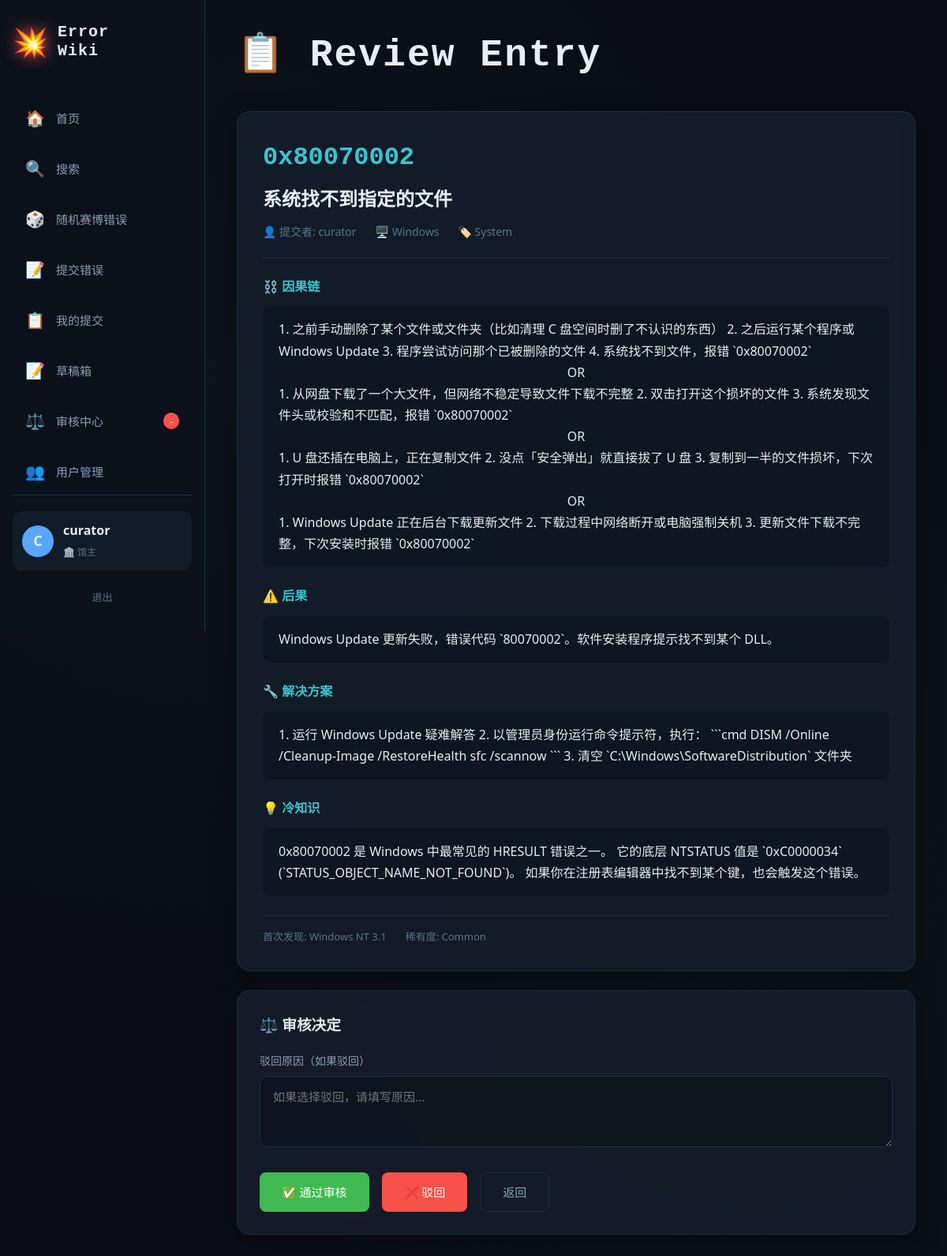
/review/1 (signed in), run on the app's committed database.
### app.py (models this page shows, shortened)
class User(UserMixin, db.Model):
    id = db.Column(db.Integer, primary_key=True)
    username = db.Column(db.String(50), nullable=False, unique=True)
    email = db.Column(db.String(100), nullable=False, unique=True)
    password_hash = db.Column(db.String(200), nullable=False)
    role = db.Column(db.String(20), default=ROLE_USER)
    bio = db.Column(db.String(200), default='')
    created_at = db.Column(db.DateTime, default=datetime.now(timezone.utc))
    submitted_errors = db.relationship('ErrorEntry', backref='submitter', lazy=True,
                                       foreign_keys='ErrorEntry.submitter_id')
    reviewed_errors = db.relationship('ErrorEntry', backref='reviewer', lazy=True,
                                      foreign_keys='ErrorEntry.reviewer_id')
    def is_moderator(self):
        return self.role in [ROLE_ADMIN, ROLE_MODERATOR]

class ErrorEntry(db.Model):
    id = db.Column(db.Integer, primary_key=True)
    error_code = db.Column(db.String(50), nullable=False)
    title = db.Column(db.String(200), nullable=False)
    platform = db.Column(db.String(50))
    category = db.Column(db.String(50))
    cause_chain = db.Column(db.Text)      # 支持 Markdown
    consequences = db.Column(db.Text)     # 支持 Markdown
    solution = db.Column(db.Text)         # 支持 Markdown
    first_seen = db.Column(db.String(50))
    rarity = db.Column(db.String(20))
    fun_fact = db.Column(db.Text)         # 支持 Markdown
    status = db.Column(db.String(20), default=STATUS_DRAFT)
    submitter_id = db.Column(db.Integer, db.ForeignKey('user.id'))
    reviewer_id = db.Column(db.Integer, db.ForeignKey('user.id'))
    review_comment = db.Column(db.Text)
    submitted_at = db.Column(db.DateTime, default=datetime.now(timezone.utc))
    reviewed_at = db.Column(db.DateTime)
    notes = db.Column(db.Text)
    created_at = db.Column(db.DateTime, default=datetime.now(timezone.utc))  # 创建时间
    updated_at = db.Column(db.DateTime, default=datetime.now(timezone.utc), onupdate=datetime.now(timezone.utc))  # 更新时间

### app.py (the view, shortened to what this page needs)
@app.route('/review/<int:error_id>', methods=['GET', 'POST'])
@moderator_required
def review_error(error_id):
    error = ErrorEntry.query.get_or_404(error_id)
    return render_template('review_detail.html', error=error)

### app.py (called while the page is built)
@login_manager.user_loader
def load_user(user_id):
    return User.query.get(int(user_id))

def moderator_required(f):
    @wraps(f)
    def decorated_function(*args, **kwargs):
        if not current_user.is_authenticated:
            return login_manager.unauthorized()
        if not current_user.is_moderator():
            flash('⚠️ 需要审核员权限', 'error')
            return redirect(url_for('index'))
        return f(*args, **kwargs)
    return decorated_function

@app.context_processor
def utility_processor():
    return {
        'STATUS_PRIVATE_DRAFT': STATUS_PRIVATE_DRAFT,
        'STATUS_DRAFT': STATUS_DRAFT,
        'STATUS_PUBLISHED': STATUS_PUBLISHED,
        'STATUS_REJECTED': STATUS_REJECTED,
        'ROLE_ADMIN': ROLE_ADMIN,
        'ROLE_MODERATOR': ROLE_MODERATOR,
    }

### templates/review_detail.html (shortened to what this page needs)
{% extends "base.html" %}
{% block content %}
<div class="review-container">
    <div class="page-header">
        <h1 class="page-title">📋 Review Entry</h1>
    </div>
    <div class="preview-section glass-card">
        <div class="preview-header">
            <span class="preview-code">{{ error.error_code }}</span>
            <h2>{{ error.title }}</h2>
            <div class="preview-meta">
                <span>👤 提交者: {{ error.submitter.username if error.submitter else '未知' }}</span>
                <span>🖥️ {{ error.platform }}</span>
                <span>🏷️ {{ error.category or '未分类' }}</span>
            </div>
        </div>
        <div class="preview-body">
            <div class="preview-section-item">
                <h3>⛓️ 因果链</h3>
                <div class="preview-content-box">
                    {{ error.cause_chain|safe if error.cause_chain else '（未填写）' }}
                </div>
            </div>
            <div class="preview-section-item">
                <h3>⚠️ 后果</h3>
                <div class="preview-content-box">
                    {{ error.consequences or '（未填写）' }}
                </div>
            </div>
            <div class="preview-section-item">
                <h3>🔧 解决方案</h3>
                <div class="preview-content-box">
                    {{ error.solution or '（未填写）' }}
                </div>
            </div>
            <div class="preview-section-item">
                <h3>💡 冷知识</h3>
                <div class="preview-content-box">
                    {{ error.fun_fact or '（未填写）' }}
                </div>
            </div>
            <div class="preview-meta-footer">
                <span>首次发现: {{ error.first_seen or '未知' }}</span>
                <span>稀有度: {{ error.rarity or 'Common' }}</span>
            </div>
        </div>
    </div>
    <div class="review-actions-card glass-card">
        <h3>⚖️ 审核决定</h3>
        <form method="POST" action="{{ url_for('review_error', error_id=error.id) }}">
            <div class="form-group">
                <label for="review_comment">驳回原因（如果驳回）</label>
                <textarea name="review_comment" id="review_comment" class="form-control" rows="3"
                          placeholder="如果选择驳回，请填写原因..."></textarea>
            </div>
            <div class="action-buttons">
                <button type="submit" name="action" value="approve" class="approve-btn">✅ 通过审核</button>
                <button type="submit" name="action" value="reject" class="reject-btn">❌ 驳回</button>
                <a href="{{ url_for('review_dashboard') }}" class="cancel-btn">返回</a>
            </div>
        </form>
    </div>
</div>
{% endblock %}

### templates/base.html (shortened to what this page needs)
<!DOCTYPE html>
<html lang="zh">
<head>
    <link rel="stylesheet" href="{{ url_for('static', filename='css/style.css') }}">
</head>
<body>
    <div class="app-wrapper">
        <nav class="sidebar">
            <div class="sidebar-header">
                <a href="/" class="logo">
                    <span class="logo-icon">💥</span>
                    <span class="logo-text">Error<br>Wiki</span>
                </a>
            </div>
            <div class="sidebar-nav">
                <a href="/" class="nav-item {% if request.path == '/' %}active{% endif %}">
                    <span class="nav-icon">🏠</span>
                    <span class="nav-text">首页</span>
                </a>
                <a href="/search" class="nav-item {% if request.path == '/search' %}active{% endif %}">
                    <span class="nav-icon">🔍</span>
                    <span class="nav-text">搜索</span>
                </a>
                <a href="#" class="nav-item" id="random-btn">
                    <span class="nav-icon">🎲</span>
                    <span class="nav-text">随机赛博错误</span>
                </a>
                {% if current_user.is_authenticated %}
                <a href="/submit" class="nav-item">
                    <span class="nav-icon">📝</span>
                    <span class="nav-text">提交错误</span>
                </a>
                <a href="/my-submissions" class="nav-item">
                    <span class="nav-icon">📋</span>
                    <span class="nav-text">我的提交</span>
                </a>
                <a href="/drafts" class="nav-item {% if request.path == '/drafts' %}active{% endif %}">
                    <span class="nav-icon">📝</span>
                    <span class="nav-text">草稿箱</span>
                    {% set draft_count = current_user.submitted_errors|selectattr('status', 'equalto', STATUS_PRIVATE_DRAFT)|list|length %}
                </a>
                {% if current_user.is_authenticated and current_user.is_moderator() %}
                <a href="/review" class="nav-item">
                    <span class="nav-icon">⚖️</span>
                    <span class="nav-text">审核中心</span>
                    <span class="pending-badge" id="pending-count">-</span>
                </a>
                {% endif %}
                {% if current_user.is_authenticated and current_user.role == ROLE_ADMIN %}
                <a href="/admin/users" class="nav-item">
                    <span class="nav-icon">👥</span>
                    <span class="nav-text">用户管理</span>
                </a>
                {% endif %}
                {% endif %}
            </div>
            <div class="sidebar-footer">
                {% if current_user.is_authenticated %}
                <div class="user-info-mini">
                    <span class="user-avatar">{{ current_user.username[0].upper() }}</span>
                    <div class="user-details">
                        <span class="user-name">{{ current_user.username }}</span>
                        <span class="user-role">
                            {% if current_user.role == ROLE_ADMIN %}🏛️ 馆主
                            {% elif current_user.role == ROLE_MODERATOR %}⚖️ 审核员
                            {% else %}📖 读者{% endif %}
                        </span>
                    </div>
                </div>
                <a href="/logout" class="logout-link">退出</a>
                {% else %}
                <div class="auth-buttons">
                    <a href="/login" class="auth-btn login-btn">登录</a>
                    <a href="/register" class="auth-btn register-btn">注册</a>
                </div>
                {% endif %}
            </div>
        </nav>
        <main class="main-content">
            {% block content %}{% endblock %}
        </main>
    </div>
</body>
</html>

### static/css/style.css (style rules this page uses)
:root { --bg-primary: #0a0e14; --bg-secondary: #131a24; --bg-card: rgba(22, 34, 48, 0.7); --border-dim: #1e2d3d; --border-glow: #2a4a6a; --text-primary: #e6edf3; --text-secondary: #8b9eb0; --text-muted: #5c7285; --accent-blue: #58a6ff; --accent-green: #3fb950; --accent-cyan: #39c5cf; --accent-yellow: #d29922; --accent-red: #f85149; --font-sans: 'Microsoft YaHei', '微软雅黑', 'Segoe UI', -apple-system, BlinkMacSystemFont, sans-serif; --font-mono: 'Consolas', 'Monaco', 'Cascadia Code', 'Courier New', monospace; --card-radius: 16px; --glow-effect: 0 8px 32px rgba(0, 0, 0, 0.4); }
* { margin: 0; padding: 0; box-sizing: border-box; }
body { font-family: var(--font-sans); background: var(--bg-primary); color: var(--text-primary); line-height: 1.6; min-height: 100vh; background-image: radial-gradient(circle at 20% 30%, rgba(88, 166, 255, 0.03) 0%, transparent 50%), radial-gradient(circle at 80% 70%, rgba(63, 185, 80, 0.03) 0%, transparent 50%); }
a { color: var(--accent-blue); text-decoration: none; transition: color 0.2s; }
code, pre, kbd, samp, .error-code-badge, .error-code-main, .result-code, .meta-dl dt, .first-seen, .stat-value, .logo-text, .card-hint, .footer-note, .markdown-body pre, .markdown-body code { font-family: var(--font-mono); }
input, textarea, select, button { font-family: inherit; }
input[type="text"], input[type="password"], input[type="email"], select, button, .form-control { font-family: var(--font-sans); }
textarea { font-family: 'Microsoft YaHei', '微软雅黑', 'Segoe UI', sans-serif !important; }
.app-wrapper { display: flex; min-height: 100vh; }
.sidebar { width: 260px; background: rgba(10, 18, 28, 0.8); backdrop-filter: blur(12px); border-right: 1px solid var(--border-dim); display: flex; flex-direction: column; padding: 24px 16px; position: sticky; top: 0; height: 100vh; }
.sidebar-header { margin-bottom: 40px; }
.logo { display: flex; align-items: center; gap: 12px; color: var(--text-primary); }
.logo-icon { font-size: 36px; filter: drop-shadow(0 0 10px var(--accent-red)); }
.logo-text { font-size: 20px; font-weight: 600; line-height: 1.2; letter-spacing: 1px; }
.sidebar-nav { flex: 1; display: flex; flex-direction: column; gap: 8px; }
.nav-item { display: flex; align-items: center; gap: 14px; padding: 12px 16px; border-radius: 12px; color: var(--text-secondary); transition: all 0.2s; }
.nav-icon { font-size: 20px; }
.nav-text { font-size: 15px; font-weight: 500; }
.pending-badge { margin-left: auto; background: var(--accent-red); color: white; font-size: 11px; padding: 2px 8px; border-radius: 20px; }
.sidebar-footer { margin-top: auto; padding-top: 20px; border-top: 1px solid var(--border-dim); }
.user-info-mini { display: flex; align-items: center; gap: 12px; padding: 12px; background: var(--bg-card); border-radius: 12px; margin-bottom: 16px; }
.user-avatar { width: 40px; height: 40px; background: var(--accent-blue); border-radius: 50%; display: flex; align-items: center; justify-content: center; font-weight: 600; font-size: 18px; }
.user-details { flex: 1; }
.user-name { display: block; font-weight: 600; }
.user-role { font-size: 12px; color: var(--text-muted); }
.logout-link { display: block; text-align: center; padding: 8px; color: var(--text-muted); font-size: 13px; }
.main-content { flex: 1; padding: 32px 40px; max-width: 1400px; margin: 0 auto; width: 100%; }
.glass-card { background: var(--bg-card); backdrop-filter: blur(10px); border: 1px solid var(--border-dim); border-radius: var(--card-radius); box-shadow: var(--glow-effect); padding: 24px; transition: transform 0.25s cubic-bezier(0.2, 0, 0, 1), border-color 0.25s ease, box-shadow 0.3s ease; }
.page-header { margin-bottom: 32px; }
.page-title { font-size: 48px; font-weight: 700; font-family: var(--font-mono); letter-spacing: 2px; display: flex; flex-direction: column; gap: 8px; }
.form-group { margin-bottom: 20px; }
.form-group label { display: block; margin-bottom: 8px; font-size: 14px; color: var(--text-secondary); }
.form-control { width: 100%; padding: 14px 16px; background: rgba(10, 18, 28, 0.6); border: 1px solid var(--border-dim); border-radius: 10px; color: var(--text-primary); font-size: 15px; transition: border-color 0.2s; }
* { scrollbar-width: none; -ms-overflow-style: none; }

### data on the page
User: username "C", username "curator", submitter "curator"
ErrorEntry: error_code "0x80070002", title "系统找不到指定的文件", platform "Windows", category "System", cause_chain "1. 之前手动删除了某个文件或文件夹（比如清理 C 盘空间时删了不认识的东西） 2. 之后运行某个程序或 Windows Update 3. 程序尝试访问那个已被删除的文件 4. 系统找不到文件，报错 `0x80070002` OR 1. 从网盘下载了一个大文件，但网络不稳定导致文件下载不完整 2. 双击打开这个损坏的文件 3. 系统发现文件头或校验和不匹配，报错 `0x80070002` OR 1. U 盘还插在电脑上，正在复制文件 2. 没点「安全弹出」就直接拔了 U 盘 3. 复制到一半的文件损坏，下次打开时报错 `0x80070002` OR 1. Windows Update 正在后台下载更新文件 2. 下载过程中网络断开或电脑强制关机 3. 更新文件下载不完整，下次安装时报错 `0x80070002`", consequences "Windows Update 更新失败，错误代码 `80070002`。软件安装程序提示找不到某个 DLL。", solution "1. 运行 Windows Update 疑难解答 2. 以管理员身份运行命令提示符，执行： ```cmd DISM /Online /Cleanup-Image /RestoreHealth sfc /scannow ``` 3. 清空 `C:\\Windows\\SoftwareDistribution` 文件夹", fun_fact "0x80070002 是 Windows 中最常见的 HRESULT 错误之一。 它的底层 NTSTATUS 值是 `0xC0000034` (`STATUS_OBJECT_NAME_NOT_FOUND`)。 如果你在注册表编辑器中找不到某个键，也会触发这个错误。", first_seen "Windows NT 3.1", rarity "Common"
